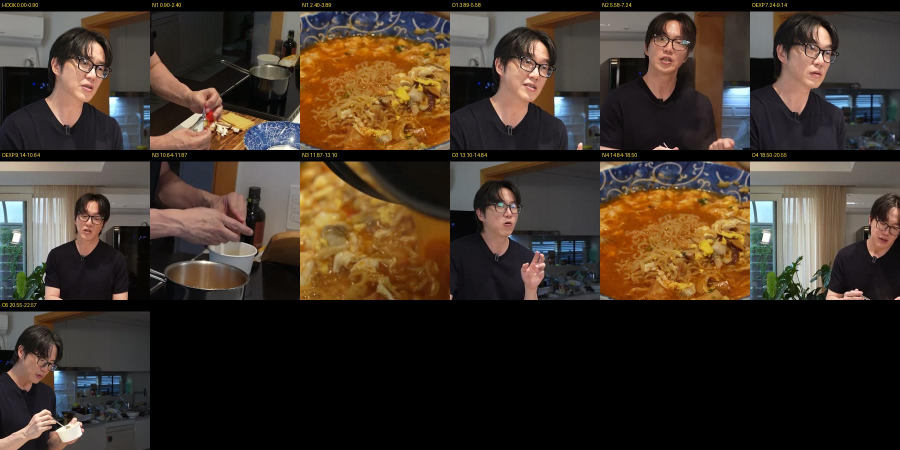
#> input picture channel/kkultemnote/하이브리드_성시경/계획_시트.jpg, 1800 x 900 px (shown at 1/2 size)
$ python -i check_bench_packs.py   (imports and definitions only)
#> lines starting #> are read from the running program, lines starting #| are printed output that depends on the picture
"""벤치 자막팩 3벌 점검(관제 235) — 하이브리드 자막표 그대로 실제 렌더해서 벤치 수치와 대조한다.

  py tools/caption_pack/check_bench_packs.py [<출력폴더>] [팩,...] [--no-compose]
     기본 출력 = out/check_bench_packs · 팩 = kitchit,kkultemnote,starpick

팩마다 프리셋 트랙의 하이브리드 자막표(channel/<채널>/하이브리드_성시경/자막표.json)를 비트(timeline)로 옮겨
렌더(scene_style.render_layers → compose)하고:
  ① 넘침 튀어나옴: 등장 30fps 크기 곡선(잉크 폭 ÷ 끝 폭) = 보강안 수치(계약 파일 키프레임) ±5%p · 반투명 등장 첫 프레임 투명도
     + 줄 첫 덩어리만 등장, 같은 줄 다음 덩어리는 바로(자막표의 enter 열과 장면별 등장 유무 대조)
  ② 말 맞춘 타이핑: 글자가 나온 프레임 = 비트에 실은 글자 시각 ±1프레임 · 새 글자 첫 프레임 번쩍 색
  ③ 핵심 단어 색: 정지 그림에 기대 색(±10)이 칠해졌나 · 강조 없는 줄엔 안 칠했나
  ④ 화자별 글꼴: 같은 글을 나레/원음으로 찍으면 그림이 다르다
  ⑤ 캡컷 그림(overlay_spans)·썸네일(render_layer_one)이 다 나온 자막 + 강조로 찍혔나(정지 그림과 대조)
  ⑩ (step4 안) 굿레터 팩: glPop 곡선·모든 조각 팝·줄 전체 색·큰 글·라벨 자리 / 자간·행간 3길
  ⑨ (step4) 범용 등장(관제 235 요청서 1~5): 키프레임·알파·이동 / 스냅샷 captionEnter / cps·글자 시각·커서·번짐 곡선 / 상자 투명도·모서리 / 퇴장 cut·fade·slide / 흔들림 + 캡컷·썸네일
그리고 벤치 프레임과 나란히 시트(<팩>_비교.jpg)와 하이브리드 미리보기 영상(<팩>_hybrid.mp4, 자막 입힌 완성본)을 남긴다.

★자막표 → 비트 옮기기(rows_to_timeline)는 하이브리드 쪽이 그대로 쓰면 되는 견본이다 — 장면 자료 꼴의 주인은
  shopping_shorts/scene_style.py scene_marks·_attach_scene_chars(비트의 speaker·variant·emph·caption_marks·chars).
"""
import json, math, pathlib, re, shutil, subprocess, sys
ROOT = pathlib.Path(__file__).resolve().parents[2]; sys.path.insert(0, str(ROOT))
from PIL import Image, ImageChops, ImageDraw, ImageFont
from shopping_shorts import scene_style, video_assemble as va

# [1 line that did not run here, left out]
# [1 line that did not run here, left out]
# [1 line that did not run here, left out]
CHANNEL = {"kitchit": "kitchit", "kkultemnote": "kkultemnote", "starpick": "starpickroom"}
BENCH = pathlib.Path("C:/숏템_칼카피")


# [5 lines left out: function tables_dir, not called in this run]


# ── 자막표(채널마다 열 이름이 다르다) → 공통 줄 ─────────────────────────────────────
# 스타픽룸 3D 재료 누끼(관제 235, 2026-10-19): 신라면 재료 영상(kitchit/sinramen/src)에서 rembg(u2net, 로컬)로 오린 PNG.
#   -o8gedIaYmA_5 1.6초 봉지 / Wy9--jw0ZsM_182 3.0초 참기름 병·계란판. 하이브리드는 자막표 sticker 에 이 경로를 src 로 싣는다.
STAR_OBJ = {k: BENCH / "starpickroom/hybrid_sungsikyung/stickers" / v for k, v in {"B2": "참기름.png", "B3": "계란.png", "B5": "신라면봉지.png"}.items()}


# [65 lines left out: functions norm_rows, rows_to_timeline, snapshot, not called in this run]


# ── 그림 재기 ──────────────────────────────────────────────────────────────────
def img(p):
    return Image.open(p).convert("RGBA")


def ink_box(im, a=40):
    return im.split()[3].point(lambda v: 255 if v > a else 0).getbbox()


def alpha_sum(im):
    return sum(im.split()[3].get_flattened_data())


# [202 lines left out: functions color_count, hard_diff, curve, run, loud, not called in this run]


RUNNING = """()=>{const t=document.querySelector('.precision-text[data-edit-bind="caption"]');if(!t)return -1;
  return [t,...t.querySelectorAll('.cap-u')].reduce((n,e)=>n+e.getAnimations().filter(a=>a.playState==='running').length,0)}"""


STK = {"gem": ["#29B6F6", "#0288D1", "#81D4FA"], "gem_edge": ["#0D47A1"], "red": ["#FF1E1E"], "green": ["#2ED15A"]}


# [162 lines left out: functions cbox, sticker_check, editor_check, not called in this run]


# 벤치 프레임(편·초·자막 줄 세로 가운데) — 스타일분석.md·보강안 근거 그대로
BENCH_SHOTS = {
    "kitchit": [("등장 팝", "kitchit/src/Cs-Ka_S8nDM.mp4", [0.0, 1 / 30, 3 / 30, 5 / 30, 8 / 30, 13 / 30], 1351),
                ("원음 타이핑", "kitchit/src/BRa5Iv4A3Y8.mp4", [8.0, 8.1, 8.2, 8.3, 8.4, 8.9], 1300)],
    "kkultemnote": [("나레 반투명·노랑", "kkultemnote/src/BpUOIUwkoG4.mp4", [1.70, 1.733, 3.0, 5.0], 1286),
                    ("원음 톡·빨강", "kkultemnote/src/BpUOIUwkoG4.mp4", [5.83, 5.90, 6.0, 6.2, 9.1, 0.3], 1286)],
    "starpick": [("나레 타이핑 번짐", "starpickroom/src/VbpdNba182M.mp4", [6.7, 7.0, 7.3, 7.6, 8.5, 9.8], 1140),
                 ("원음 즉시·사물 색", "starpickroom/src/VbpdNba182M.mp4", [18.3, 18.6, 20.6, 21.1], 1140)],
}


# [15 lines left out: function _runs, not called in this run]


def _hex(h):
    return tuple(int(h[i:i + 2], 16) for i in (1, 3, 5))


# [172 lines left out: function step3_check, not called in this run]


# ── ⑨ 범용 등장(관제 235, 프리셋 요청서 §4-2 1·2·4·5) ─────────────────────────────────────────────────────────────────
# 벤치 수치가 있는 것: 키치잇 팝 키프레임(요청서 1: 0f 0%·1f 22%·…·13f 100%, 30fps) · 스타픽룸 타이핑 cps 10~15·커서 400ms 깜빡·번짐 0.3초(요청서 2).
# 벤치 수치가 없는 것(요청서에 수치 없음): 퇴장 cut/fade/slide(벤치는 전부 컷) · 흔들림 · 상자 투명도·모서리 — 입력 인자대로 나오는지만 잰다.
KITCHIT_POP = [(0, 0), (1, 22), (2, 42), (3, 59), (4, 75), (5, 88), (6, 97), (7, 105), (8, 109), (9, 109), (10, 105), (11, 102), (13, 100)]   # (프레임, 크기%) — 요청서 1 견본, 30fps


# [233 lines left out: functions patched_packs, step4_check, bench_frame, not called in this run]


def our_frame(path, w=540, h=170, base=(30, 30, 30)):
    im = img(path); b = ink_box(im) or (0, 800, 1080, 1100)
#> after `b = ink_box(im) or (0, 800, 1080, 1100)`: b = (0, 0, 1800, 900)
    cy = (b[1] + b[3]) // 2
#> cy = 450
    bg = Image.new("RGBA", im.size, base + (255,)); bg.alpha_composite(im)
    return bg.convert("RGB").crop((0, cy - 170, 1080, cy + 170)).resize((w, h))
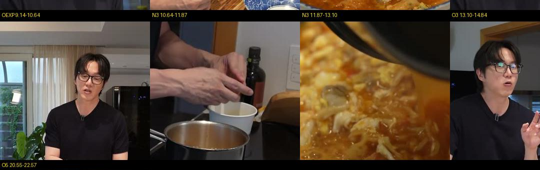
#> returned value: PIL image 540x170 RGB; mean R, G, B 83.1, 67.5, 52.7


# [62 lines left out: function sheet, not called in this run]


# [37 lines not run here, left out]

>>> result = our_frame('../../channel/kkultemnote/하이브리드_성시경/계획_시트.jpg')
